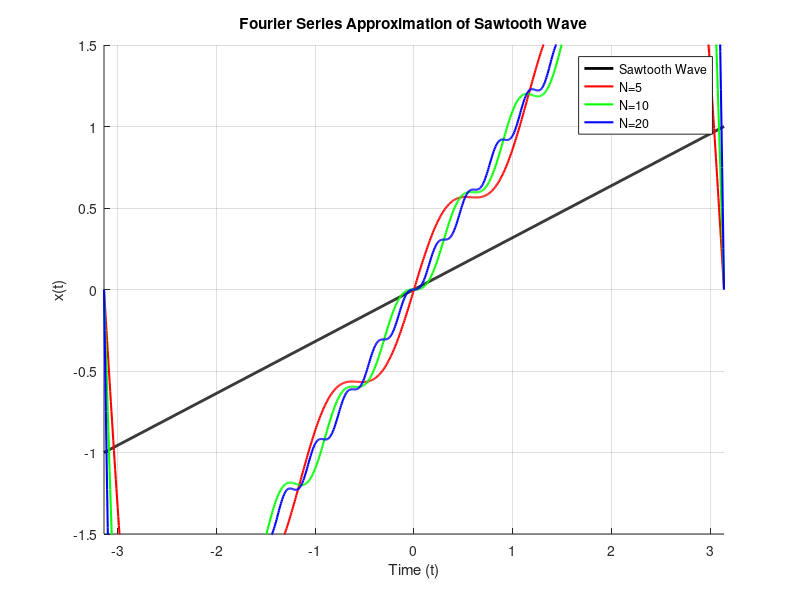

The MATLAB source for this figure:
% Clear workspace and command window
clear; clc;

% Define parameters
T = 2 * pi;                % Period
t = linspace(-pi, pi, 1000); % Time vector
x = t / pi;                % Original sawtooth wave

% Number of terms for Fourier series approximations
N_terms = [5, 10, 20];
approx = zeros(length(t), length(N_terms)); % Initialize approximation matrix

% Calculate Fourier series approximation
for idx = 1:length(N_terms)
    N = N_terms(idx); % Get current N
    approx(:, idx) = 0; % Reset approximation for current N
    for n = 1:N
        bn = (2 * (-1)^(n + 1)) / n; % Fourier coefficient for sine terms
        approx(:, idx) = approx(:, idx) + bn * sin(n * t(:)); % Ensure t is a column vector
    end
end

% Plotting
figure;
hold on;
plot(t, x, 'k', 'LineWidth', 2); % Original sawtooth wave
colors = ['r', 'g', 'b']; % Colors for different N
for idx = 1:length(N_terms)
    plot(t, approx(:, idx), colors(idx), 'LineWidth', 1.5); % Plot approximations
end
hold off;

% Customize the plot
legend('Sawtooth Wave', 'N=5', 'N=10', 'N=20');
title('Fourier Series Approximation of Sawtooth Wave');
xlabel('Time (t)');
ylabel('x(t)');
grid on;
axis([-pi pi -1.5 1.5]); % Set axis limits
